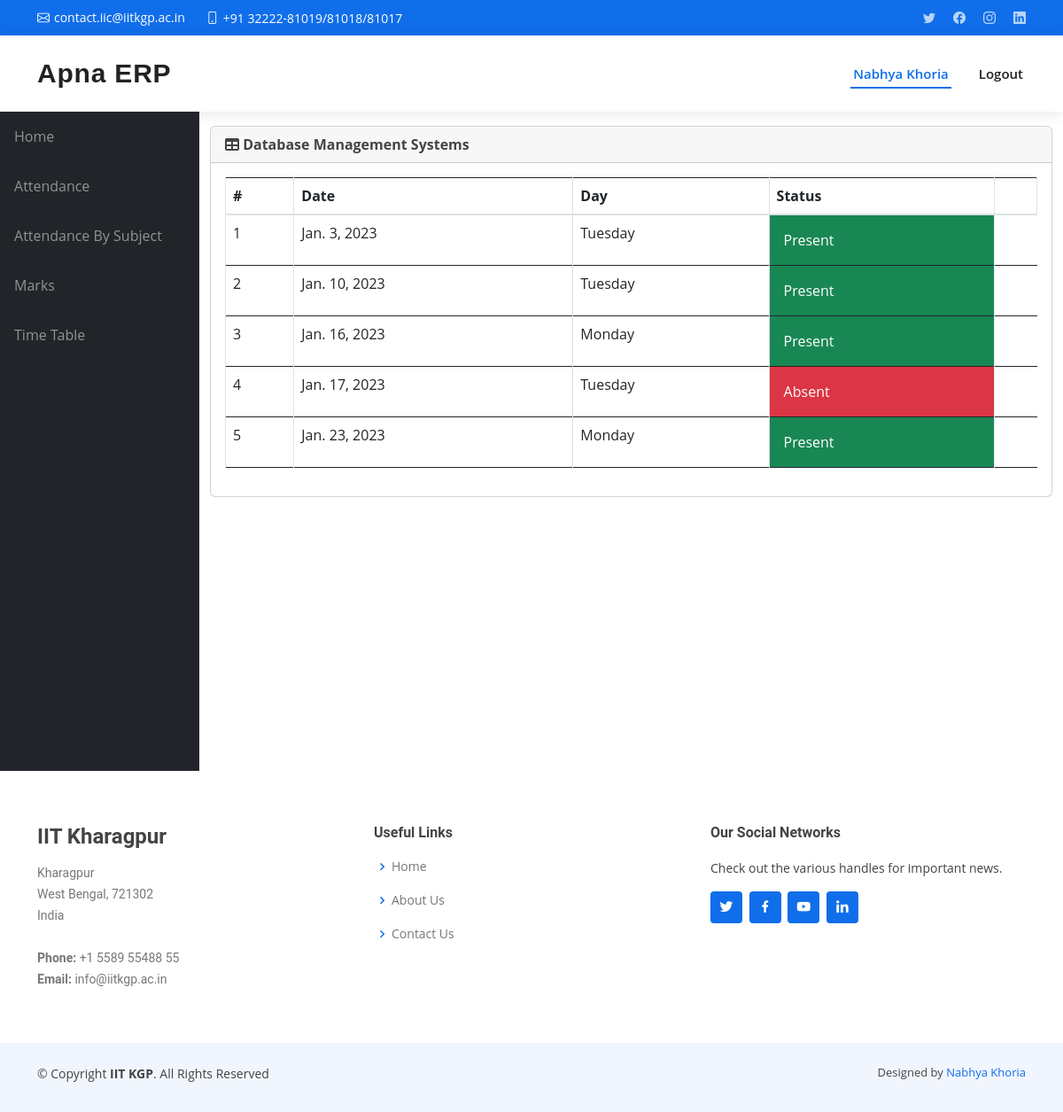
Screenshot of /info/student/20MA20035/MA60308/attendance/ (signed in) with the database file from the repository.
### info/models.py (models this page shows, shortened)
class User(AbstractUser):
    @property
    def is_student(self):
        if hasattr(self, 'student'):
            return True
        return False

class Student(models.Model):
    user = models.OneToOneField(User, on_delete=models.CASCADE, null=True)
    class_id = models.ForeignKey(Class, on_delete=models.CASCADE, default=1)
    USN = models.CharField(primary_key='True', max_length=100)
    name = models.CharField(max_length=200)
    sex = models.CharField(max_length=50, choices=sex_choice, default='Male')
    DOB = models.DateField(default='1998-01-01')

class Course(models.Model):
    dept = models.ForeignKey(Dept, on_delete=models.CASCADE)
    id = models.CharField(primary_key='True', max_length=50)
    name = models.CharField(max_length=50)
    shortname = models.CharField(max_length=50, default='X')

class Attendance(models.Model):
    course = models.ForeignKey(Course, on_delete=models.CASCADE)
    student = models.ForeignKey(Student, on_delete=models.CASCADE)
    attendanceclass = models.ForeignKey(AttendanceClass, on_delete=models.CASCADE, default=1)
    date = models.DateField(default='2023-01-01')
    status = models.BooleanField(default='True')

### info/views.py (the view)
@login_required()
def attendance_detail(request, stud_id, course_id):
    stud = get_object_or_404(Student, USN=stud_id)
    cr = get_object_or_404(Course, id=course_id)
    att_list = Attendance.objects.filter(course=cr, student=stud).order_by('date')
    return render(request, 'info/att_detail.html', {'att_list': att_list, 'cr': cr})

### info/templates/info/att_detail.html (shortened to what this page needs)
{% extends 'info/base.html' %}
    {% block content %}
        <div class="card mb-3">
            <div class="card-header">
              <i class="fas fa-table"></i>
            <strong>{{ cr.name }}</strong></div>
            <div class="card-body">
              <div class="table-responsive">
                <table class="table table-bordered" id="dataTable" width="100%" cellspacing="0">
                  <thead>
                    <tr>
                        <th>#</th>
                        <th>Date</th>
                        <th>Day</th>
                        <th>Status</th>
                        <th></th>
                    </tr>
                  </thead>
                  <tbody>
                        {% for a in att_list %}
                        <tr class="row100 body">
                            <td>{{ forloop.counter }}</td>
                            <td>{{ a.date }}</td>
                            <td>{{ a.date|date:"l" }}</td>
                            {% if a.status %}
                            <td class="p-3 mb-2 bg-success text-white">Present </td>
                            {% else %}
                            <td class="p-3 mb-2 bg-danger text-white">Absent <span class="glyphicon glyphicon-thumbs-down"></span</td>
                            {% endif %}
                        </tr>
                    {% empty %}
                            <p>student has no attendance</p>
                    {% endfor %}
                  </tbody>
                </table>
              </div>
            </div>
          </div>
    {% endblock %}

### info/templates/info/base.html (shortened to what this page needs)
<!DOCTYPE html>
<html lang="en">
  <head>
      {% load static %}
    <link href="{% static '/info/bootstrap/vendor/bootstrap/css/bootstrap.min.css' %}" rel="stylesheet">
    <link href="{% static '/info/bootstrap/vendor/fontawesome-free/css/all.min.css' %}" rel="stylesheet" type="text/css">
    <link href="{% static '/info/bootstrap/vendor/datatables/dataTables.bootstrap4.css' %}" rel="stylesheet">
    <link href="{% static '/info/bootstrap/css/sb-admin.css' %}" rel="stylesheet">
<link href="{% static 'info/home/vendor/aos/aos.css' %}" rel="stylesheet">
<link href="{% static 'info/home/vendor/bootstrap/css/bootstrap.min.css' %}" rel="stylesheet">
<link href="{% static 'info/home/vendor/bootstrap-icons/bootstrap-icons.css' %}" rel="stylesheet">
<link href="{% static 'info/home/vendor/boxicons/css/boxicons.min.css' %}" rel="stylesheet">
<link href="{% static 'info/home/vendor/glightbox/css/glightbox.min.css' %}" rel="stylesheet">
<link href="{% static 'info/home/vendor/swiper/swiper-bundle.min.css' %}" rel="stylesheet">
<link href="{% static 'info/home/css/style.css' %}" rel="stylesheet">
  </head>
  <body id="page-top">
    <section id="topbar" class="d-flex align-items-center">
      <div class="container d-flex justify-content-center justify-content-md-between">
        <div class="contact-info d-flex align-items-center">
          <i class="bi bi-envelope d-flex align-items-center"><a href="mailto:contact@example.com">contact.iic@iitkgp.ac.in</a></i>
        <i class="bi bi-phone d-flex align-items-center ms-4"><span>+91 32222-81019/81018/81017</span></i>
        </div>
        <div class="social-links d-none d-md-flex align-items-center">
          <a href="#" class="twitter"><i class="bi bi-twitter"></i></a>
          <a href="#" class="facebook"><i class="bi bi-facebook"></i></a>
          <a href="#" class="instagram"><i class="bi bi-instagram"></i></a>
          <a href="#" class="linkedin"><i class="bi bi-linkedin"></i></i></a>
        </div>
      </div>
    </section>
    <header id="header" class="d-flex align-items-center" >
      <div class="container d-flex align-items-center justify-content-between">
        <h1 class="logo"><a href="{% url 'index' %}">Apna ERP</a></h1>
        <button class="btn btn-link btn-sm text-white order-1 order-sm-0" id="sidebarToggle" href="#">
          <i class="fas fa-bars"></i>
        </button>
        <nav id="navbar" class="navbar">
          <ul>
            <li><a class="nav-link  text-capitalize active" href="#">
            {% if request.user.is_student %}
                    {{ request.user.student.name }}
                {% elif request.user.is_teacher %}
                    {{ request.user.teacher.name }}
                {% endif %}
              </a></li>
            <li><a class="nav-link " href="#" data-toggle="modal" data-target="#logoutModal">Logout</a></li>
          </ul>
        </nav>
      </div>
    </header>
    <div id="wrapper">
      <ul class="sidebar navbar-nav">
            <li class="nav-item">
              <a class="nav-link" href="{% url 'index' %}">
                <span>Home</span>
              </a>
            </li>
        {% if request.user.is_student %}
            <li class="nav-item">
              <a class="nav-link" href="{% url 'attendance' request.user.student.USN %}">
                <span>Attendance</span>
              </a>
            </li>
            <li class="nav-item">
              <a class="nav-link" href="{% url 'attendance' request.user.student.USN %}">
                <span>Attendance By Subject</span>
              </a>
            </li>
            <li class="nav-item">
              <a class="nav-link" href="{% url 'marks_list' request.user.student.USN %}">
                <span>Marks</span>
              </a>
            </li>
              <li class="nav-item">
              <a class="nav-link" href="{% url 'timetable' request.user.student.class_id_id %}">
                <span>Time Table</span>
              </a>
            </li>
        {% endif %}
      </ul>
      <div id="content-wrapper">
        <div class="container-fluid">
            {% block content %}
            {% endblock %}
        </div>
      </div>
    </div>
    <footer id="footer">
    <div class="footer-top">
      <div class="container">
        <div class="row">
          <div class="col-lg-4 col-md-6 footer-contact">
            <h3>IIT Kharagpur</h3>
            <p>
              Kharagpur <br>
              West Bengal, 721302<br>
              India <br><br>
              <strong>Phone:</strong> +1 5589 55488 55<br>
              <strong>Email:</strong> info@iitkgp.ac.in<br>
            </p>
          </div>
          <div class="col-lg-4 col-md-6 footer-links">
            <h4>Useful Links</h4>
            <ul>
              <li><i class="bx bx-chevron-right"></i> <a href="{% url 'home' %}#hero">Home</a></li>
              <li><i class="bx bx-chevron-right"></i> <a href="{% url 'home' %}#about">About Us</a></li>
              <li><i class="bx bx-chevron-right"></i> <a href="{% url 'home' %}#contact">Contact Us</a></li>
            </ul>
          </div>
          <div class="col-lg-4 col-md-6 footer-links">
            <h4>Our Social Networks</h4>
            <p>Check out the various handles for important news.</p>
            <div class="social-links mt-3">
              <a href="https://twitter.com/IITKgp" class="twitter" target="_blank"><i class="bx bxl-twitter"></i></a>
              <a href="https://www.facebook.com/IITKgp/" class="facebook" target="_blank"><i class="bx bxl-facebook"></i></a>
              <a href="https://www.youtube.com/@IITKharagpurOnline" class="google-plus" target="_blank"><i class="bx bxl-youtube"></i></a>
              <a href="https://www.linkedin.com/school/indian-institute-of-technology-kharagpur/" class="linkedin" target="_blank"><i class="bx bxl-linkedin"></i></a>
            </div>
          </div>
        </div>
      </div>
    </div>
    <div class="container py-4">
      <div class="copyright">
        &copy; Copyright <strong><span>IIT KGP</span></strong>. All Rights Reserved
      </div>
      <div class="credits">
        Designed by <a href="https://linkedin.com/in/nabhya-khoria-30a601218/" target="_blank">Nabhya Khoria</a>
      </div>
    </div>
  </footer>
  </body>
</html>

### info/static/info/home/css/style.css (style rules this page uses)
body { font-family: "Open Sans", sans-serif; color: #444444; overflow-x: hidden; }
a { color: #106eea; text-decoration: none; }
h1, h2, h3, h4, h5, h6 { font-family: "Roboto", sans-serif; }
#topbar { background: #106eea; height: 40px; font-size: 14px; transition: all 0.5s; color: #fff; padding: 0; }
#topbar .contact-info i { font-style: normal; color: #fff; }
#topbar .contact-info i a, #topbar .contact-info i span { padding-left: 5px; color: #fff; }
#topbar .contact-info i a { line-height: 0; transition: 0.3s; transition: 0.3s; }
#topbar .social-links a { color: rgba(255, 255, 255, 0.7); line-height: 0; transition: 0.3s; margin-left: 20px; }
#header { background: #fff; transition: all 0.5s; z-index: 997; height: 86px; box-shadow: 0px 2px 15px rgba(0, 0, 0, 0.1); }
#header .logo { font-size: 30px; margin: 0; padding: 0; line-height: 1; font-weight: 600; letter-spacing: 0.8px; font-family: "Poppins", sans-serif; }
#header .logo a { color: #222222; }
.navbar { padding: 0; }
.navbar ul { margin: 0; padding: 0; display: flex; list-style: none; align-items: center; }
.navbar li { position: relative; }
.navbar>ul>li { white-space: nowrap; padding: 10px 0 10px 28px; }
.navbar a, .navbar a:focus { display: flex; align-items: center; justify-content: space-between; padding: 0 3px; font-size: 15px; font-weight: 600; color: #222222; white-space: nowrap; transition: 0.3s; position: relative; }
.navbar>ul>li>a:before { content: ""; position: absolute; width: 100%; height: 2px; bottom: -6px; left: 0; background-color: #106eea; visibility: hidden; width: 0px; transition: all 0.3s ease-in-out 0s; }
.navbar a:hover:before, .navbar li:hover>a:before, .navbar .active:before { visibility: visible; width: 100%; }
.navbar a:hover, .navbar .active, .navbar .active:focus, .navbar li:hover>a { color: #106eea; }
section { padding: 60px 0; overflow: hidden; }
#footer { background: #fff; padding: 0 0 30px 0; color: #444444; font-size: 14px; background: #f1f6fe; }
#footer .footer-top { padding: 60px 0 30px 0; background: #fff; }
#footer .footer-top .footer-contact { margin-bottom: 30px; }
#footer .footer-top .footer-contact h3 { font-size: 24px; margin: 0 0 15px 0; padding: 2px 0 2px 0; line-height: 1; font-weight: 700; }
#footer .footer-top .footer-contact p { font-size: 14px; line-height: 24px; margin-bottom: 0; font-family: "Roboto", sans-serif; color: #777777; }
#footer .footer-top h4 { font-size: 16px; font-weight: bold; color: #444444; position: relative; padding-bottom: 12px; }
#footer .footer-top .footer-links { margin-bottom: 30px; }
#footer .footer-top .footer-links ul { list-style: none; padding: 0; margin: 0; }
#footer .footer-top .footer-links ul i { padding-right: 2px; color: #106eea; font-size: 18px; line-height: 1; }
#footer .footer-top .footer-links ul li { padding: 10px 0; display: flex; align-items: center; }
#footer .footer-top .footer-links ul li:first-child { padding-top: 0; }
#footer .footer-top .footer-links ul a { color: #777777; transition: 0.3s; display: inline-block; line-height: 1; }
#footer .footer-top .social-links a { font-size: 18px; display: inline-block; background: #106eea; color: #fff; line-height: 1; padding: 8px 0; margin-right: 4px; border-radius: 4px; text-align: center; width: 36px; height: 36px; transition: 0.3s; }
#footer .copyright { text-align: center; float: left; }
#footer .credits { float: right; text-align: center; font-size: 13px; color: #444444; }

### rows the page displays
User: user.student.name "Nabhya Khoria"
Course: name "Database Management Systems"
Attendance: date "Jan. 3, 2023", date "Tuesday", status "Present"
Attendance: date "Jan. 10, 2023", date "Tuesday", status "Present"
Attendance: date "Jan. 16, 2023", date "Monday", status "Present"
Attendance: date "Jan. 17, 2023", date "Tuesday", status "Absent"
Attendance: date "Jan. 23, 2023", date "Monday", status "Present"
